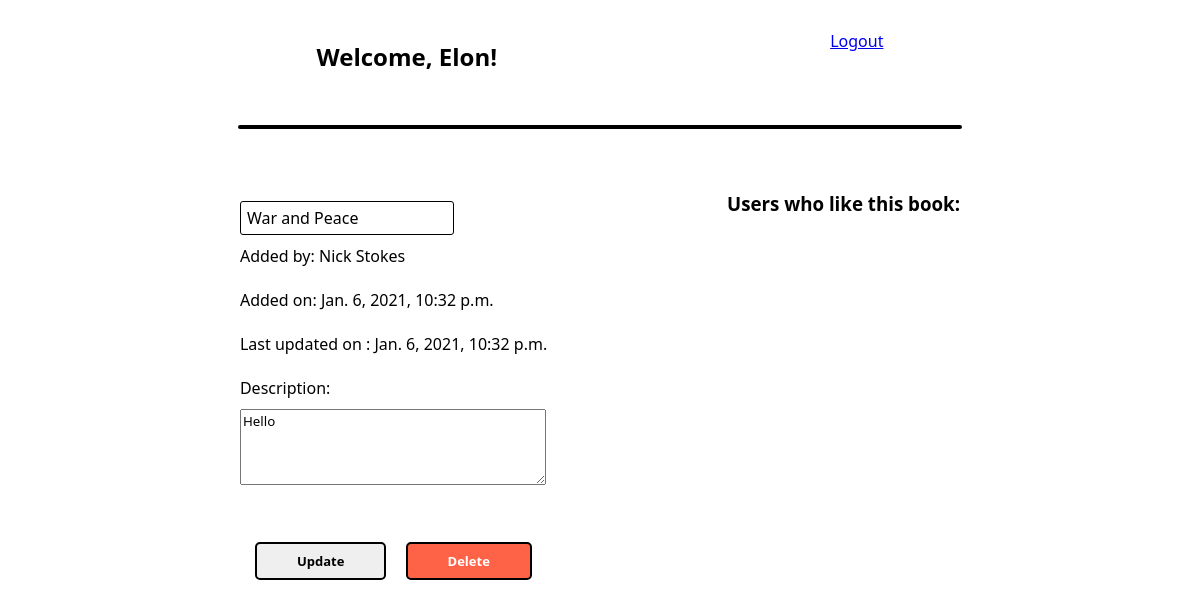
The page /books/18/edit (signed in) on the database its author committed.
### books_app/models.py (models this page shows, shortened)
class User(models.Model):
    first_name = models.CharField(max_length=45)
    last_name = models.CharField(max_length=45)
    email = models.EmailField(max_length=45)
    password = models.CharField(max_length=70)
    created_at = models.DateTimeField(auto_now_add=True)
    updated_at = models.DateTimeField(auto_now=True)
    objects = UserManager()

class Books(models.Model):
    title = models.CharField(max_length=255)
    description = models.TextField(null=True)
    uploaded_by = models.ForeignKey(User, related_name="books_uploaded", on_delete = models.CASCADE)
    users_who_like = models.ManyToManyField(User, related_name="liked_books")
    created_at = models.DateTimeField(auto_now_add=True)
    updated_at = models.DateTimeField(auto_now=True)
    objects = BookManager()

### books_app/views.py (the view)
# urls.py: path('books/<int:id>/edit', views.edit),
def edit(request, id):
    book = Books.objects.get(id = id)
    user = User.objects.get(id=request.session['user_id'])
    context = {
            "user": User.objects.get(id=request.session['user_id']),
            "book": Books.objects.get(id = id),
            "uploaded_by": Books.objects.first().uploaded_by,
            "users_who_like": book.users_who_like.all()
        }
    return render(request, "edit.html", context)

### books_app/templates/edit.html (shortened to what this page needs)
<!DOCTYPE html>
<html lang="en">
<head>
    {% load static %}
    <link rel="stylesheet" href="{% static 'css/index.css' %}" />
</head>
<body>
    <div class="boxes">
        <div class="box1">
        <h2>Welcome, {{ user.first_name }}!</h2>
        <br />
        </div>
        <div class="box2">
        <a class="logout" href="/logout" method="post">Logout</a>
        </div>
    </div>
    <div class="line"></div>
    <br />
    <div class="boxes">
    <div class="box1">
        <form action="/books/{{ book.id }}/update" method="post">
        <input
            type="text"
            name="title"
            value="{{ book.title }}"
            class="big"
        /><br />
        Added by: {{ book.uploaded_by.first_name }} {{ book.uploaded_by.last_name }} <br /><br />
        Added on: {{ book.created_at }} <br /><br />
        Last updated on : {{ book.updated_at }} <br /><br />
        Description: <br />
        <textarea
            name="description"
            class="huge"
        >{{ book.description }}</textarea><br /><br />
        <div class="buttons">
            <button type="submit" name="update">Update</button>
            <button type="submit" name="delete" class="red">Delete</button>
        </div>
        </form>
    </div>
    <div class="box2">
        <h3>Users who like this book:</h3>
    </div>
    </div>
</body>
</html>

### books_app/static/css/index.css (style rules this page uses)
* { margin: 10px auto; font-family: 'Segoe UI', Tahoma, Geneva, Verdana, sans-serif; }
.boxes { display: flex; justify-content: center; width: 75%; }
button { border: 2px solid black; border-radius: 5px; padding: 8px 40px; font-size: small; font-weight: 600; margin-left: 15px; }
input { border: 1px solid black; padding: 6px; border-radius: 3px; }
.line { border: 2px solid black; height: 0px; width: 60%; border-radius: 30px; }
.big { height: 20px; width: 200px; font-size: medium; }
.huge { height: 70px; width: 300px; }
.red { background-color: tomato; color: white; }

### rows shown on the page
User: first_name "Elon"
Books: title "War and Peace", uploaded_by.first_name "Nick", uploaded_by.last_name "Stokes", created_at "Jan. 6, 2021, 10:32 p.m.", updated_at "Jan. 6, 2021, 10:32 p.m.", description "Hello"
